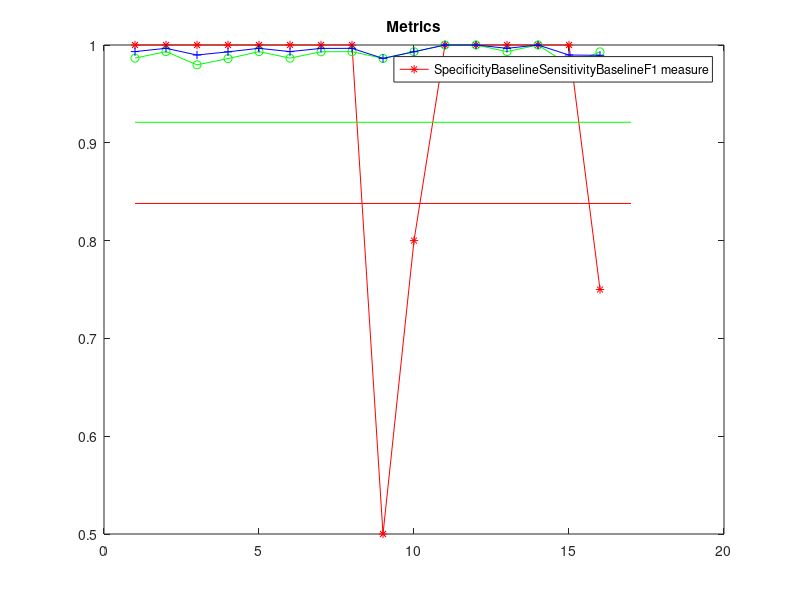

Write MATLAB code to recreate this figure.
clear;clc;
load diskmetricList.mat;

SensitivityList=[];
SpecificityList=[];
OtherSensitivity=ones(length(metricList),1)*0.921;
OtherSpecificity=ones(length(metricList),1)*0.838;
F1List=[];
for i=1:length(metricList)-1
    SensitivityList=[SensitivityList;metricList(i).sensitivity];
    SpecificityList=[SpecificityList;metricList(i).specificity];
    F1List=[F1List;metricList(i).F1_measure];
end
plot(SpecificityList,'-*r');
hold on;
plot(OtherSpecificity,'-r');
hold on;
plot(SensitivityList,'-og');
hold on;
plot(OtherSensitivity,'-g');
hold on;
plot(F1List,'-+b');
title('Metrics')
ylim([0.5,1]);
legend(["Specificity","Baseline","Sensitivity","Baseline","F1 measure"])